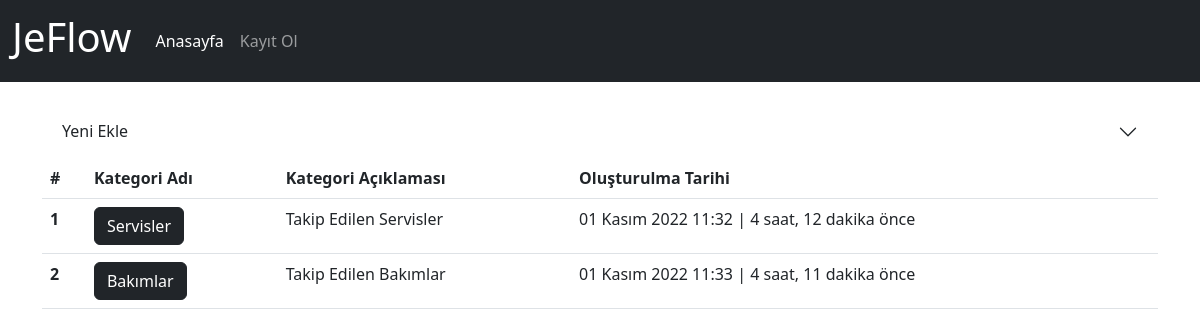
Page /category/ on the earlier database version.
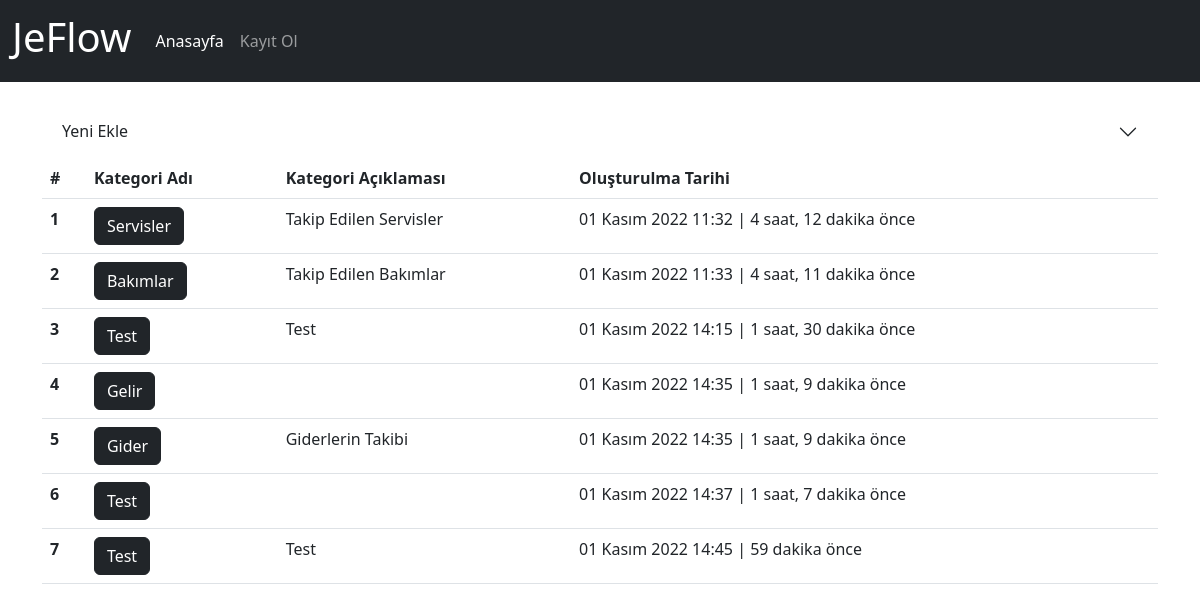
Same page on the later database version.
### app/models.py (models this page shows, shortened)
class Category(models.Model):
    name=models.CharField(max_length=500,verbose_name='Kategori Adı')
    description=models.TextField(verbose_name='Kategori Açıklaması', blank=True, null=True)
    created_date=models.DateTimeField(auto_now_add=True, verbose_name='Oluşturulma Tarihi')
    class Meta:
        verbose_name='Kategori'
        verbose_name_plural="Kategoriler"

### app/views.py (the view, shortened to what this page needs)
# urls.py: path('category/',views.category,name='category'),
def category(request):
    category_form=CategoryForm()
    categories = Category.objects.order_by('created_date')
    context = {
        'category_form':category_form,
        'categories': categories
    }
    return render(request, 'app/category.html', context)

### templates/app/category.html (shortened to what this page needs)
{% extends 'layout.html' %}
{% load humanize %}
{% block content %}
{% load crispy_forms_tags %}
<div class="row">
    <div class="accordion accordion-flush" id="accordionFlush">
        <div class="accordion-item">
            <h2 class="accordion-header" id="flush-headingOne">
                <button class="accordion-button collapsed" type="button" data-bs-toggle="collapse"
                    data-bs-target="#flush-collapseOne" aria-expanded="false" aria-controls="flush-collapseOne">
                    Yeni Ekle
                </button>
            </h2>
        </div>
    </div>
</div>
<div class="row">
    <div class="col-md-12">
        {% if categories %}
        <table class="table table-hover">
            <thead>
                <tr>
                    <th scope="col">#</th>
                    <th scope="col">Kategori Adı</th>
                    <th scope="col">Kategori Açıklaması</th>
                    <th scope="col">Oluşturulma Tarihi</th>
                </tr>
            </thead>
            <tbody>
                {% for category in categories %}
                <tr>
                    <th scope="row">{{ category.id }}</th>
                    <td><a class="btn btn-dark" href="{% url 'category_detail' category.id %}">{{ category.name }}</a></td>
                    <td>{{ category.description }}</td>
                    <td>{{ category.created_date }} | {{ category.created_date | timesince}} önce</td>
                </tr>
                {% endfor %}
            </tbody>
        </table>
        {% else %}
        <div class="alert alert-warning">
            <p>Kategori bulunamadı.</p>
        </div>
        {% endif %}
    </div>
</div>
{% endblock %}

Differences in the rows shown:
added Category: id "3", name "Test", description "Test", created_date "01 Kasım 2022 14:15", created_date "1 saat, 30 dakika"
added Category: id "4", name "Gelir", created_date "01 Kasım 2022 14:35", created_date "1 saat, 9 dakika"
added Category: id "5", name "Gider", description "Giderlerin Takibi", created_date "01 Kasım 2022 14:35", created_date "1 saat, 9 dakika"
added Category: id "6", name "Test", created_date "01 Kasım 2022 14:37", created_date "1 saat, 7 dakika"
added Category: id "7", name "Test", description "Test", created_date "01 Kasım 2022 14:45", created_date "59 dakika"
